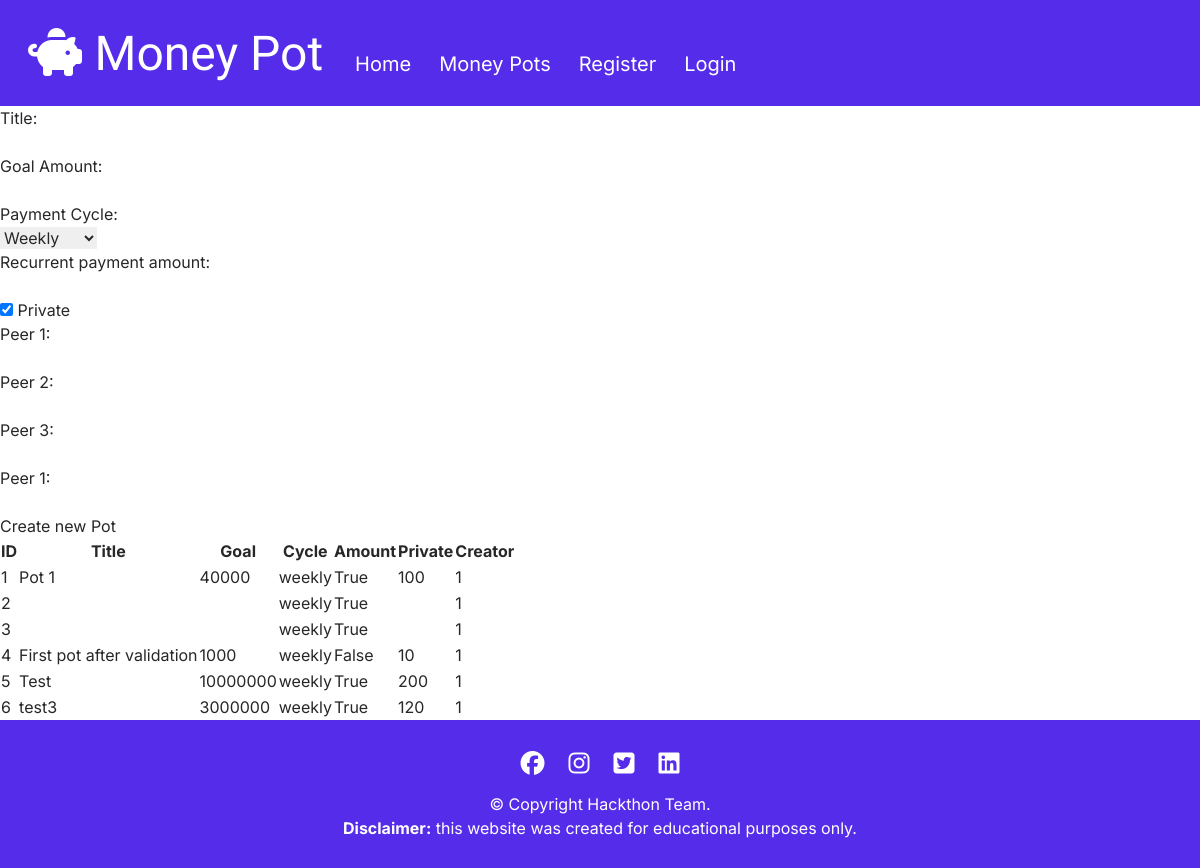
Before: /createPot with the older database file.
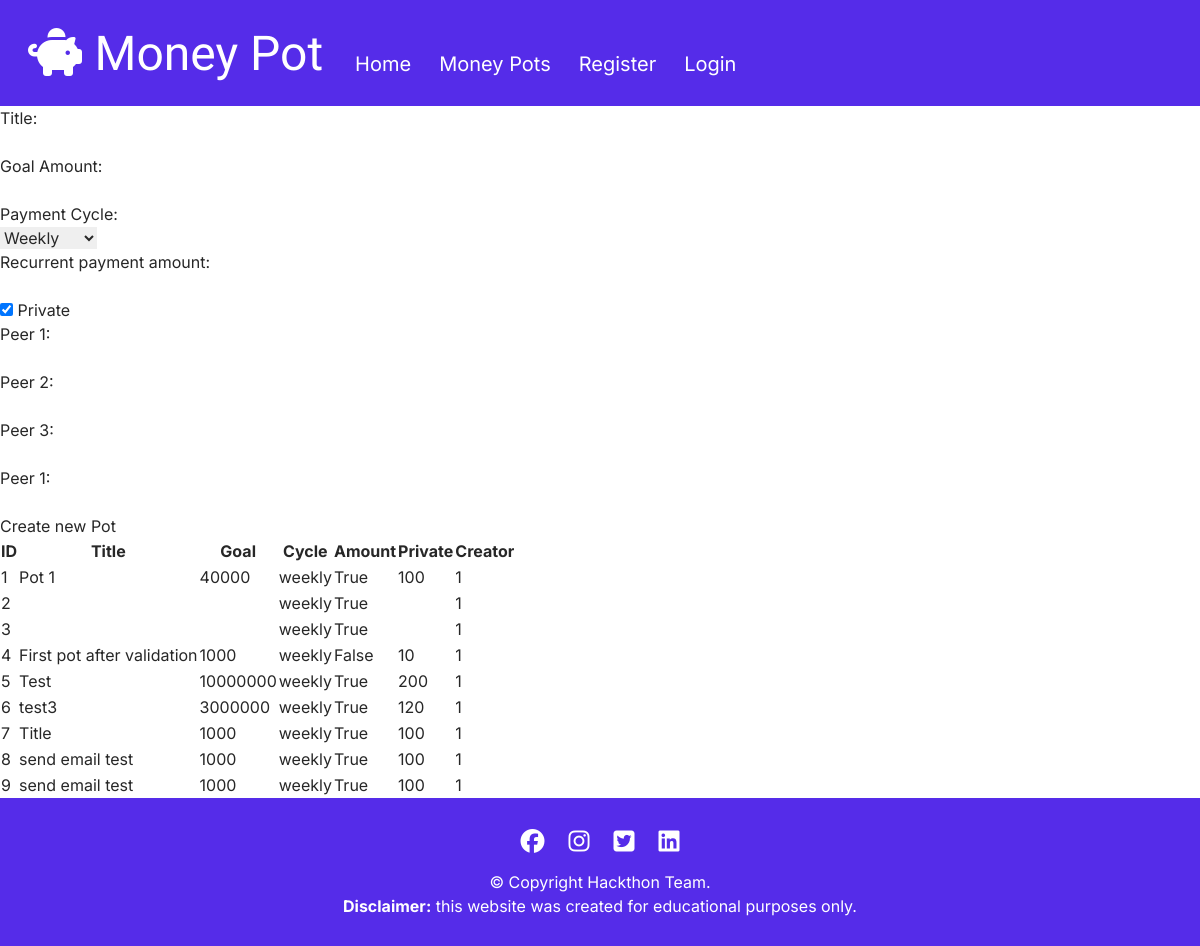
After: the same page with the newer database file.
### app.py (models this page shows, shortened)
class Pots(db.Model):
    id = db.Column(db.Integer, primary_key=True)
    title = db.Column(db.String(50), nullable=False)
    goal = db.Column(db.Integer, nullable=False)
    cycle = db.Column(db.String(50), nullable=False)
    amount = db.Column(db.Integer, nullable=False)
    isPrivate = db.Column(db.Boolean, nullable=False)
    creator = db.Column(db.Integer, db.ForeignKey('users.id'), nullable=False)

### app.py (the view, shortened to what this page needs)
@app.route("/createPot", methods=["GET", "POST"])
def create_pot():
    data = Pots.query
    return render_template("createPot.html", pots=data)

### templates/createPot.html (shortened to what this page needs)
{% extends "base.html" %}
{% block content %}
<div class="form">
    <form id="createPot" action="createPot" method="POST">
        <label for="title">Title:</label><br>
        <input type="text" id="title" name="title"><br>
        <label for="goal">Goal Amount:</label><br>
        <input type="number" id="goal" name="goal"><br>
        <label for="cycle">Payment Cycle:</label><br>
        <select name="cycle" id="cycle">
            <option value="weekly">Weekly</option>
        </select><br>
        <label for="amount">Recurrent payment amount:</label><br>
        <input type="number" id="amount" name="amount"><br>
        <input type="checkbox" id="private" name="private" value="True" checked>
        <label for="private"> Private </label><br>
        <label for="peer1">Peer 1:</label><br>
        <input type="email" id="peer1" name="peer1"><br>
        <label for="peer2">Peer 2:</label><br>
        <input type="email" id="peer2" name="peer2"><br>
        <label for="peer3">Peer 3:</label><br>
        <input type="email" id="peer3" name="peer3"><br>
        <label for="peer4">Peer 1:</label><br>
        <input type="email" id="peer4" name="peer4"><br>
        <input type="submit" value="Create new Pot">
    </form>
</div>
{% if pots == None %}
<h1>No pots yet</h1>
{% else %}
<div>
    <table>
        <tr>
            <th>ID</th>
            <th>Title</th>
            <th>Goal</th>
            <th>Cycle</th>
            <th>Amount</th>
            <th>Private</th>
            <th>Creator</th>
        </tr>
    {% for pot in pots %}
    <tr>
        <td>{{ pot.id }}</td>
        <td>{{ pot.title }}</td>
        <td>{{ pot.goal }}</td>
        <td>{{ pot.cycle }}</td>
        <td>{{ pot.isPrivate }}</td>
        <td>{{ pot.amount }}</td>
        <td>{{ pot.creator }}</td>
    </tr>
    {% endfor %}
    </table>
</div>
{% endif %}
{% endblock %}

### templates/base.html (shortened to what this page needs)
<!DOCTYPE html>
<html lang="en">
<head>
    <link rel="stylesheet" href="{{ url_for('static', filename='css/styles.css') }}" type="text/css">
    <link rel="stylesheet" href="{{ url_for('static', filename='css/output.css') }}">
</head>
<body>
  <div class="bg-han-purple">
    <header class="p-5 md:flex md:p-7">
      <div>
        <i class="fa-solid fa-piggy-bank text-4xl mr-2 lg:text-5xl text-white"></i>
        <span class="font-archivo-black text-4xl md:mr-8 lg:text-5xl text-white">Money Pot</span>
      </div>
      <nav class="pt-3 items-end bg-han-purple md:flex">
        <ul class="flex justify-center text-white md:text-xl">
          <li class="mr-4 hover:text-fluorescent-blue md:mr-7">
            <a href="{{ url_for('home') }}">Home</a>
          </li>
          <li class="mr-4 hover:text-fluorescent-blue md:mr-7">
            <a href="">Money Pots</a>
          </li>
          {% if session.user %}
          <li class="mr-4 hover:text-fluorescent-blue md:mr-7">
            <a href="">Logout</a>
          </li>
          {% else %}
          <li class="mr-4 hover:text-fluorescent-blue md:mr-7">
            <a href="{{ url_for('signup') }}">Register</a>
          </li>
          <li class="hover:text-fluorescent-blue">
            <a href="{{ url_for('login') }}">Login</a>
          </li>
          {% endif %}
        </ul>
      </nav>
    </header>
  </div>
    <main>
        {% block content %}
        {% endblock %}
    </main>
    <footer class="p-7 bg-han-purple">
      <div>
        <div>
            <ul class="flex justify-center pb-3 text-2xl text-white">
              <li class="mr-6 hover:text-fluorescent-blue">
                <a href="https://www.facebook.com" target="_blank" rel="noopener" aria-label="Visit our Facebook page (opens in a new tab)"><i class="fa-brands fa-facebook"></i></a>
              </li>
              <li class="mr-6 hover:text-fluorescent-blue">
                <a href="https://www.instagram.com" target="_blank" rel="noopener" aria-label="Visit our Instagram page (opens in a new tab)"><i class="fa-brands fa-instagram"></i></a>
              </li>
              <li class="mr-6 hover:text-fluorescent-blue">
                <a href="https://www.twitter.com" target="_blank" rel="noopener" aria-label="Visit our Twitter page (opens in a new tab)"><i class="fa-brands fa-square-twitter"></i></a>
              </li>
              <li class="hover:text-fluorescent-blue">
                <a href="https://www.linkedin.com" target="_blank" rel="noopener" aria-label="Visit our LinkedIn page (opens in a new tab)"><i class="fa-brands fa-linkedin"></i></a>
              </li>
            </ul>
        </div>
        <div>
          <p class="text-center text-white">
            © Copyright Hackthon Team.
          </p>
          <p class="text-center text-white">
            <span class="font-bold">Disclaimer:</span> this website was created for educational purposes only.
          </p>
        </div>
      </div>
    </footer>
</body>
</html>

Changed rows visible on the page:
added Pots: id "7", title "Title", goal "1000", cycle "weekly", isPrivate "True", amount "100", creator "1"
added Pots: id "8", title "send email test", goal "1000", cycle "weekly", isPrivate "True", amount "100", creator "1"
added Pots: id "9", title "send email test", goal "1000", cycle "weekly", isPrivate "True", amount "100", creator "1"
